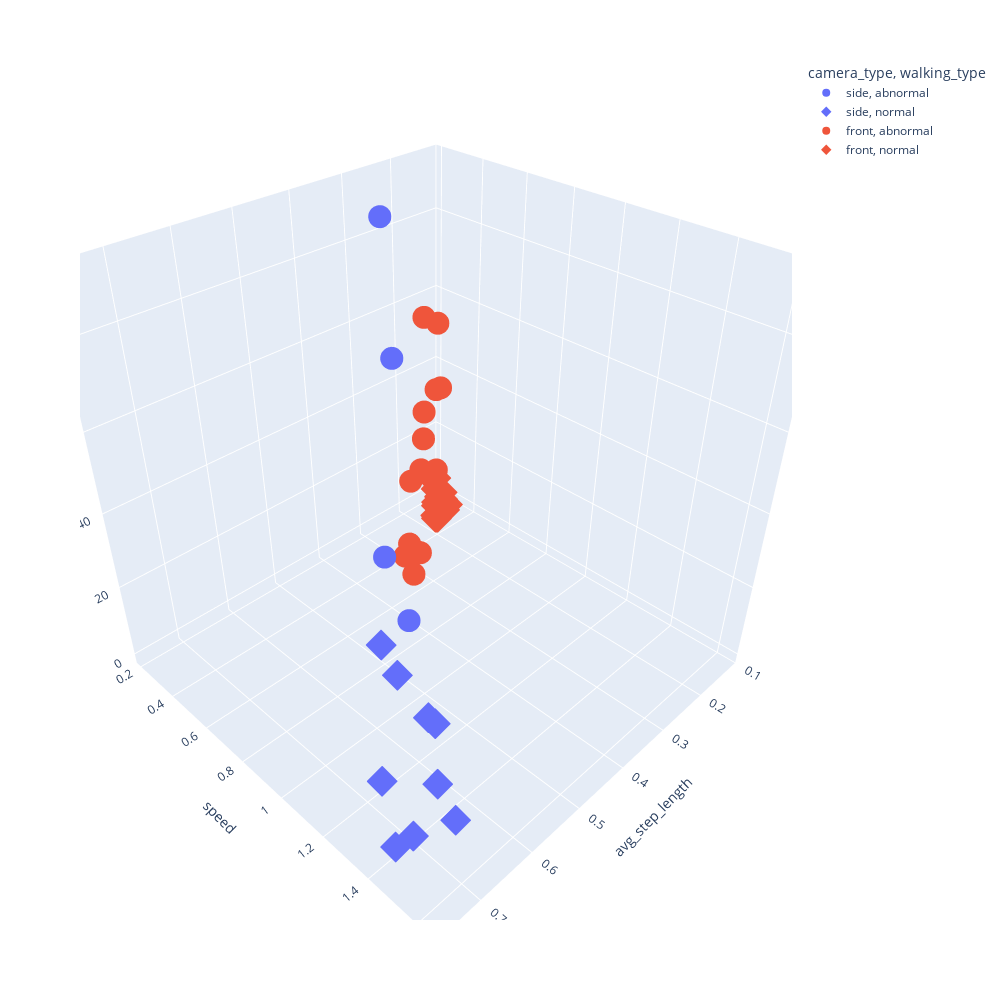

Here is the notebook cell this chart was saved with:
### Code cell
fig = px.scatter_3d(clustering_df, x='avg_step_length', y='speed', z='asymmetry', color='camera_type', symbol='walking_type', width=1000, height=1000)
fig.show()

### Figure 1 — Plotly figure (JSON) as saved in the notebook; plotly's stock layout.template omitted (floating-point values rounded to 4 significant figures)
{"data": [{"hovertemplate": "camera_type=side<br>walking_type=abnormal<br>avg_step_length=%{x}<br>speed=%{y}<br>asymmetry=%{z}<extra></extra>", "legendgroup": "side, abnormal", "marker": {"color": "#636efa", "symbol": "circle"}, "mode": "markers", "name": "side, abnormal", "scene": "scene", "showlegend": true, "type": "scatter3d", "x": [0.4509, 0.4261, 0.3442, 0.3261], "y": [0.6937, 0.752, 0.4623, 0.4557], "z": [20.91, 1.804, 92.15, 58.7]}, {"hovertemplate": "camera_type=side<br>walking_type=normal<br>avg_step_length=%{x}<br>speed=%{y}<br>asymmetry=%{z}<extra></extra>", "legendgroup": "side, normal", "marker": {"color": "#636efa", "symbol": "diamond"}, "mode": "markers", "name": "side, normal", "scene": "scene", "showlegend": true, "type": "scatter3d", "x": [0.7278, 0.7375, 0.6564, 0.7601, 0.7414, 0.5915, 0.723, 0.5944, 0.6094], "y": [1.629, 1.369, 1.407, 1.471, 1.499, 1.086, 1.351, 1.23, 1.293], "z": [21.46, 17.92, 9.083, 8.557, 10.87, 16.4, 49.29, 11.53, 14.68]}, {"hovertemplate": "camera_type=front<br>walking_type=abnormal<br>avg_step_length=%{x}<br>speed=%{y}<br>asymmetry=%{z}<extra></extra>", "legendgroup": "front, abnormal", "marker": {"color": "#EF553B", "symbol": "circle"}, "mode": "markers", "name": "front, abnormal", "scene": "scene", "showlegend": true, "type": "scatter3d", "x": [0.2889, 0.1723, 0.1774, 0.3525, 0.3543, 0.3712, 0.2815, 0.2781, 0.1733, 0.1873, 0.1624, 0.2034, 0.261, 0.1857], "y": [0.4882, 0.2585, 0.342, 0.6102, 0.5682, 0.7172, 0.4222, 0.4757, 0.2655, 0.3725, 0.333, 0.3129, 0.3871, 0.3611], "z": [1.555, 21.72, 39.07, 4.326, 8.602, 76.77, 1.21, 0.02453, 30.18, 58.51, 38.47, 15.72, 18.52, 15.97]}, {"hovertemplate": "camera_type=front<br>walking_type=normal<br>avg_step_length=%{x}<br>speed=%{y}<br>asymmetry=%{z}<extra></extra>", "legendgroup": "front, normal", "marker": {"color": "#EF553B", "symbol": "diamond"}, "mode": "markers", "name": "front, normal", "scene": "scene", "showlegend": true, "type": "scatter3d", "x": [0.1355, 0.1571, 0.165, 0.136, 0.1504, 0.1777, 0.1582, 0.1665, 0.1199, 0.1802, 0.1853, 0.1278, 0.1642], "y": [0.2222, 0.3365, 0.3173, 0.272, 0.3222, 0.3929, 0.3665, 0.3167, 0.2167, 0.3469, 0.3626, 0.2691, 0.3167], "z": [5.644, 3.558, 1.429, 0.8212, 0.1572, 3.478, 2.922, 10.63, 0.5208, 0.2581, 0.238, 1.589, 2.496]}], "layout": {"height": 1000, "legend": {"title": {"text": "camera_type, walking_type"}, "tracegroupgap": 0}, "margin": {"t": 60}, "scene": {"domain": {"x": [0, 1], "y": [0, 1]}, "xaxis": {"title": {"text": "avg_step_length"}}, "yaxis": {"title": {"text": "speed"}}, "zaxis": {"title": {"text": "asymmetry"}}}, "width": 1000}}
